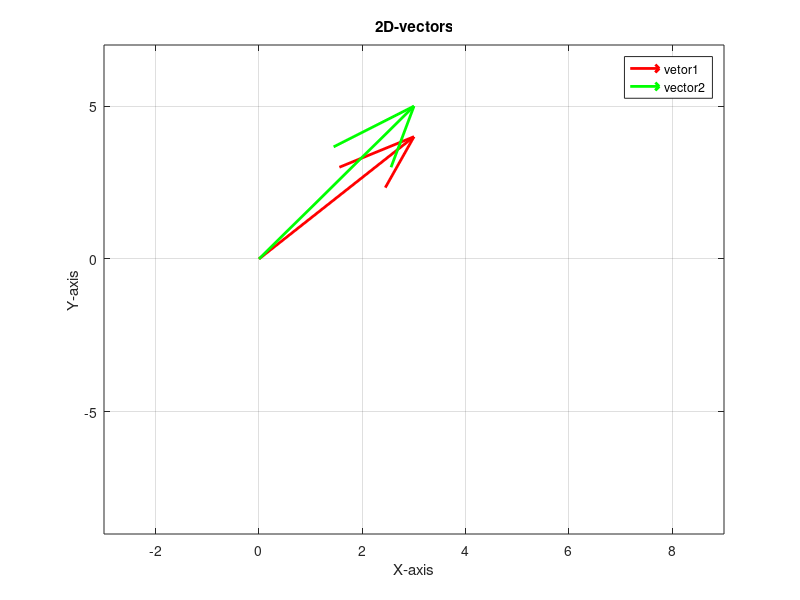

Here is the MATLAB script that generated this plot:
origin=[0,0];
v1=[3,4];
v2=[-2,5];
quiver(origin(1),origin(2),v1(1),v1(2),0,'r','LineWidth',2);
hold on;
quiver(origin(1),origin(2),v1(1),v2(2),0,'g','LineWidth',2);
xlim([-3,9]);
ylim([-9,7]);
grid on;
xlabel('X-axis');
ylabel('Y-axis');
title('2D-vectors');
legend('vetor1','vector2');
hold off;